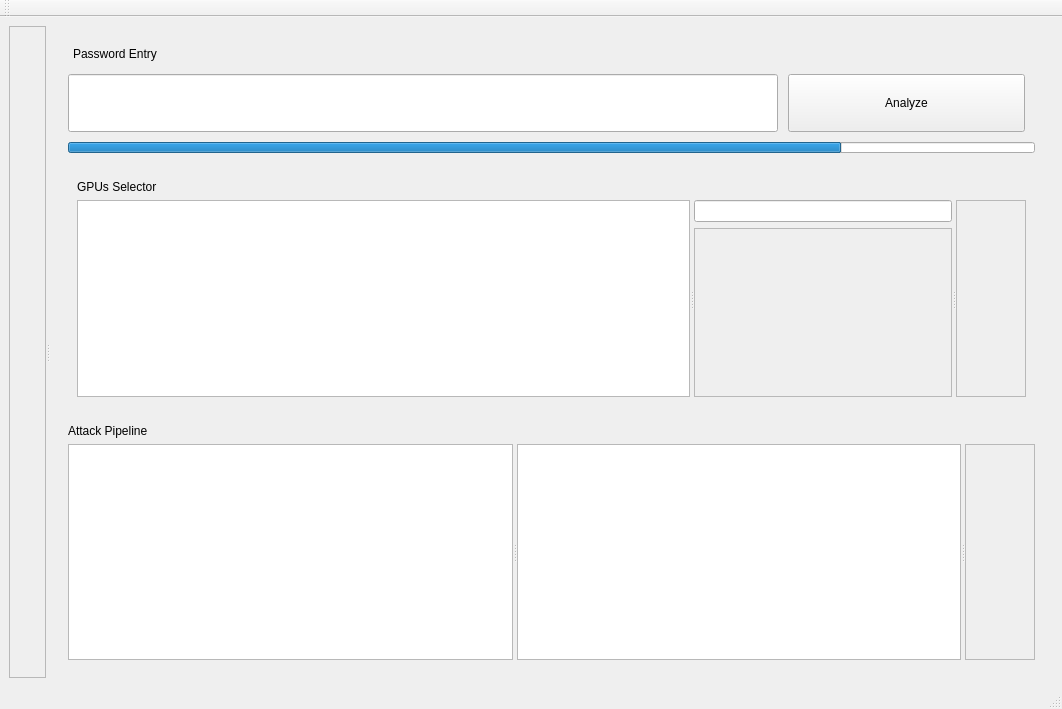
<?xml version="1.0" encoding="UTF-8"?>
<ui version="4.0">
 <class>MainWindow</class>
 <widget class="QMainWindow" name="MainWindow">
  <property name="geometry">
   <rect>
    <x>0</x>
    <y>0</y>
    <width>1062</width>
    <height>709</height>
   </rect>
  </property>
  <property name="windowTitle">
   <string>MainWindow</string>
  </property>
  <widget class="QWidget" name="centralwidget">
   <layout class="QGridLayout" name="gridLayout">
    <item row="0" column="0">
     <widget class="QSplitter" name="splitter_2">
      <property name="orientation">
       <enum>Qt::Orientation::Horizontal</enum>
      </property>
      <widget class="QFrame" name="lateralFrameWidget">
       <property name="frameShape">
        <enum>QFrame::Shape::StyledPanel</enum>
       </property>
       <property name="frameShadow">
        <enum>QFrame::Shadow::Raised</enum>
       </property>
       <layout class="QGridLayout" name="gridLayout_8">
        <item row="0" column="0">
         <widget class="QStackedWidget" name="stackedWidgetLateral">
          <widget class="QWidget" name="lateralOnePasswordPage"/>
          <widget class="QWidget" name="lateralManyPasswordPage"/>
         </widget>
        </item>
       </layout>
      </widget>
      <widget class="QStackedWidget" name="centralStackWidget">
       <property name="currentIndex">
        <number>0</number>
       </property>
       <widget class="QWidget" name="onePasswordPage">
        <layout class="QGridLayout" name="gridLayout_2">
         <item row="0" column="0">
          <layout class="QVBoxLayout" name="verticalLayout_main" stretch="1,2,2">
           <property name="spacing">
            <number>0</number>
           </property>
           <property name="sizeConstraint">
            <enum>QLayout::SizeConstraint::SetDefaultConstraint</enum>
           </property>
           <item>
            <widget class="QFrame" name="passwordEntryArea">
             <layout class="QGridLayout" name="gridLayout_3">
              <item row="0" column="0">
               <layout class="QVBoxLayout" name="verticalLayout_passwordEntry" stretch="1,5,1">
                <property name="spacing">
                 <number>10</number>
                </property>
                <item>
                 <layout class="QHBoxLayout" name="horizontalLayout_passwordEntryText" stretch="0,0">
                  <property name="leftMargin">
                   <number>5</number>
                  </property>
                  <item>
                   <widget class="QLabel" name="passwordEntryTextLabel">
                    <property name="sizePolicy">
                     <sizepolicy hsizetype="Preferred" vsizetype="Fixed">
                      <horstretch>0</horstretch>
                      <verstretch>0</verstretch>
                     </sizepolicy>
                    </property>
                    <property name="text">
                     <string>Password Entry</string>
                    </property>
                   </widget>
                  </item>
                  <item>
                   <spacer name="horizontalSpacer_passwordEntry">
                    <property name="orientation">
                     <enum>Qt::Orientation::Horizontal</enum>
                    </property>
                    <property name="sizeHint" stdset="0">
                     <size>
                      <width>40</width>
                      <height>20</height>
                     </size>
                    </property>
                   </spacer>
                  </item>
                 </layout>
                </item>
                <item>
                 <layout class="QHBoxLayout" name="horizontalLayout_passwordEntryEdit" stretch="3,1">
                  <property name="spacing">
                   <number>10</number>
                  </property>
                  <property name="rightMargin">
                   <number>10</number>
                  </property>
                  <item>
                   <widget class="PasswordLineEdit" name="passwordLineEdit">
                    <property name="sizePolicy">
                     <sizepolicy hsizetype="Expanding" vsizetype="Expanding">
                      <horstretch>0</horstretch>
                      <verstretch>0</verstretch>
                     </sizepolicy>
                    </property>
                    <property name="text">
                     <string/>
                    </property>
                   </widget>
                  </item>
                  <item>
                   <widget class="QPushButton" name="passwordAnalyzePushButton">
                    <property name="sizePolicy">
                     <sizepolicy hsizetype="Minimum" vsizetype="Expanding">
                      <horstretch>0</horstretch>
                      <verstretch>0</verstretch>
                     </sizepolicy>
                    </property>
                    <property name="text">
                     <string>Analyze</string>
                    </property>
                   </widget>
                  </item>
                 </layout>
                </item>
                <item>
                 <widget class="QProgressBar" name="passwordSafetyProgressBar">
                  <property name="sizePolicy">
                   <sizepolicy hsizetype="Expanding" vsizetype="Fixed">
                    <horstretch>0</horstretch>
                    <verstretch>0</verstretch>
                   </sizepolicy>
                  </property>
                  <property name="minimumSize">
                   <size>
                    <width>0</width>
                    <height>5</height>
                   </size>
                  </property>
                  <property name="maximum">
                   <number>5</number>
                  </property>
                  <property name="value">
                   <number>4</number>
                  </property>
                  <property name="textVisible">
                   <bool>false</bool>
                  </property>
                  <property name="orientation">
                   <enum>Qt::Orientation::Horizontal</enum>
                  </property>
                  <property name="invertedAppearance">
                   <bool>false</bool>
                  </property>
                  <property name="format">
                   <string>%p%</string>
                  </property>
                 </widget>
                </item>
               </layout>
              </item>
             </layout>
            </widget>
           </item>
           <item>
            <widget class="QFrame" name="hashageAndGpuArea">
             <layout class="QGridLayout" name="gridLayout_5">
              <item row="0" column="0">
               <widget class="QStackedWidget" name="stackedWidget">
                <property name="currentIndex">
                 <number>1</number>
                </property>
                <widget class="QWidget" name="hashPage">
                 <layout class="QGridLayout" name="gridLayout_6">
                  <item row="0" column="0">
                   <layout class="QVBoxLayout" name="verticalLayoutHash">
                    <item>
                     <widget class="QLabel" name="labelHash">
                      <property name="text">
                       <string>Hash Selector</string>
                      </property>
                     </widget>
                    </item>
                    <item>
                     <widget class="QSplitter" name="splitterHash">
                      <property name="orientation">
                       <enum>Qt::Orientation::Horizontal</enum>
                      </property>
                      <widget class="QListWidget" name="hashCategory"/>
                      <widget class="QWidget" name="layoutWidget">
                       <layout class="QVBoxLayout" name="verticalLayoutHashSearch">
                        <item>
                         <widget class="QLineEdit" name="lineEditHashSearch">
                          <property name="clearButtonEnabled">
                           <bool>true</bool>
                          </property>
                         </widget>
                        </item>
                        <item>
                         <widget class="QScrollArea" name="scrollAreaHashGrid">
                          <property name="widgetResizable">
                           <bool>true</bool>
                          </property>
                          <widget class="QWidget" name="scrollAreaWidgetContentsHashGrid">
                           <property name="geometry">
                            <rect>
                             <x>0</x>
                             <y>0</y>
                             <width>165</width>
                             <height>156</height>
                            </rect>
                           </property>
                          </widget>
                         </widget>
                        </item>
                       </layout>
                      </widget>
                      <widget class="QScrollArea" name="scrollAreaHashInfo">
                       <property name="widgetResizable">
                        <bool>true</bool>
                       </property>
                       <widget class="QWidget" name="scrollAreaWidgetContentsHashInfo">
                        <property name="geometry">
                         <rect>
                          <x>0</x>
                          <y>0</y>
                          <width>68</width>
                          <height>189</height>
                         </rect>
                        </property>
                       </widget>
                      </widget>
                     </widget>
                    </item>
                   </layout>
                  </item>
                 </layout>
                </widget>
                <widget class="QWidget" name="GPUPage">
                 <layout class="QGridLayout" name="gridLayout_7">
                  <item row="0" column="0">
                   <layout class="QVBoxLayout" name="verticalLayoutGPU">
                    <item>
                     <widget class="QLabel" name="labelGPU">
                      <property name="sizePolicy">
                       <sizepolicy hsizetype="Preferred" vsizetype="Fixed">
                        <horstretch>0</horstretch>
                        <verstretch>0</verstretch>
                       </sizepolicy>
                      </property>
                      <property name="text">
                       <string>GPUs Selector</string>
                      </property>
                     </widget>
                    </item>
                    <item>
                     <widget class="QSplitter" name="splitterGPU">
                      <property name="orientation">
                       <enum>Qt::Orientation::Horizontal</enum>
                      </property>
                      <widget class="QListWidget" name="GPUCategory"/>
                      <widget class="QWidget" name="layoutWidget_3">
                       <layout class="QVBoxLayout" name="verticalLayoutGPUSearch">
                        <item>
                         <widget class="QLineEdit" name="lineEditGPUSearch">
                          <property name="clearButtonEnabled">
                           <bool>true</bool>
                          </property>
                         </widget>
                        </item>
                        <item>
                         <widget class="QScrollArea" name="scrollAreaGPUGrid">
                          <property name="widgetResizable">
                           <bool>true</bool>
                          </property>
                          <widget class="QWidget" name="scrollAreaWidgetContentsGPUGrid">
                           <property name="geometry">
                            <rect>
                             <x>0</x>
                             <y>0</y>
                             <width>274</width>
                             <height>156</height>
                            </rect>
                           </property>
                          </widget>
                         </widget>
                        </item>
                       </layout>
                      </widget>
                      <widget class="QScrollArea" name="scrollAreaGPUInfo">
                       <property name="widgetResizable">
                        <bool>true</bool>
                       </property>
                       <widget class="QWidget" name="scrollAreaWidgetContentsGPUInfo">
                        <property name="geometry">
                         <rect>
                          <x>0</x>
                          <y>0</y>
                          <width>68</width>
                          <height>189</height>
                         </rect>
                        </property>
                       </widget>
                      </widget>
                     </widget>
                    </item>
                   </layout>
                  </item>
                 </layout>
                </widget>
               </widget>
              </item>
             </layout>
            </widget>
           </item>
           <item>
            <widget class="QFrame" name="attackPipelineArea">
             <layout class="QGridLayout" name="gridLayout_4">
              <item row="0" column="0">
               <layout class="QVBoxLayout" name="verticalLayout" stretch="1,0">
                <item>
                 <widget class="QLabel" name="labelAttackPipeline">
                  <property name="sizePolicy">
                   <sizepolicy hsizetype="Preferred" vsizetype="Fixed">
                    <horstretch>0</horstretch>
                    <verstretch>0</verstretch>
                   </sizepolicy>
                  </property>
                  <property name="text">
                   <string>Attack Pipeline</string>
                  </property>
                 </widget>
                </item>
                <item>
                 <widget class="QSplitter" name="splitter">
                  <property name="orientation">
                   <enum>Qt::Orientation::Horizontal</enum>
                  </property>
                  <widget class="QListWidget" name="listWidget"/>
                  <widget class="QListWidget" name="listWidget_2">
                   <property name="flow">
                    <enum>QListView::Flow::LeftToRight</enum>
                   </property>
                   <property name="viewMode">
                    <enum>QListView::ViewMode::ListMode</enum>
                   </property>
                  </widget>
                  <widget class="QScrollArea" name="scrollArea">
                   <property name="widgetResizable">
                    <bool>true</bool>
                   </property>
                   <widget class="QWidget" name="scrollAreaWidgetContents">
                    <property name="geometry">
                     <rect>
                      <x>0</x>
                      <y>0</y>
                      <width>68</width>
                      <height>207</height>
                     </rect>
                    </property>
                   </widget>
                  </widget>
                 </widget>
                </item>
               </layout>
              </item>
             </layout>
            </widget>
           </item>
          </layout>
         </item>
        </layout>
       </widget>
       <widget class="QWidget" name="manyPasswordsPage"/>
      </widget>
     </widget>
    </item>
   </layout>
  </widget>
  <widget class="QStatusBar" name="statusbar"/>
  <widget class="QToolBar" name="toolBar">
   <property name="windowTitle">
    <string>toolBar</string>
   </property>
   <attribute name="toolBarArea">
    <enum>TopToolBarArea</enum>
   </attribute>
   <attribute name="toolBarBreak">
    <bool>false</bool>
   </attribute>
  </widget>
 </widget>
 <customwidgets>
  <customwidget>
   <class>PasswordLineEdit</class>
   <extends>QLineEdit</extends>
   <header>password_line_edit</header>
  </customwidget>
 </customwidgets>
 <resources/>
 <connections/>
</ui>
